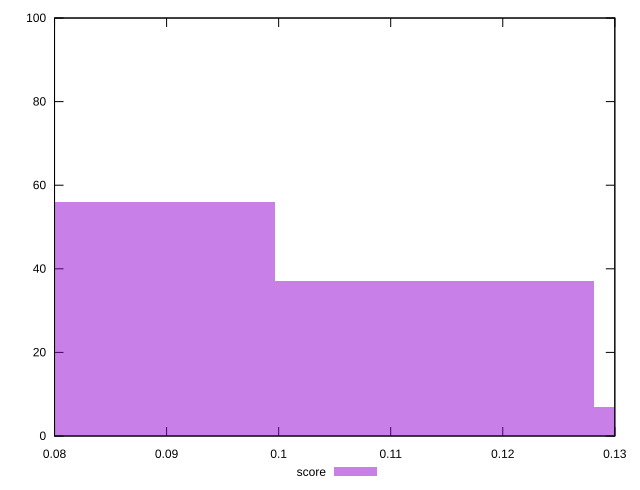

Generate this figure with gnuplot:
reset

$score <<EOF
0.14234564018717225 7
0.08540738411230334 56
0.11387651214973779 37
EOF

set key outside below
set boxwidth 0.028469128037434448
set xrange [0.08:0.13]
set yrange [0:100]
set trange [0:100]
set style fill transparent solid 0.5 noborder
set terminal svg size 640, 490 enhanced background rgb 'white'
set output "reports/report_00033_2021-03-01T14-23-16.841Z/unused-javascript/samples/astro/score/histogram.svg"

plot $score title "score" with boxes

reset
